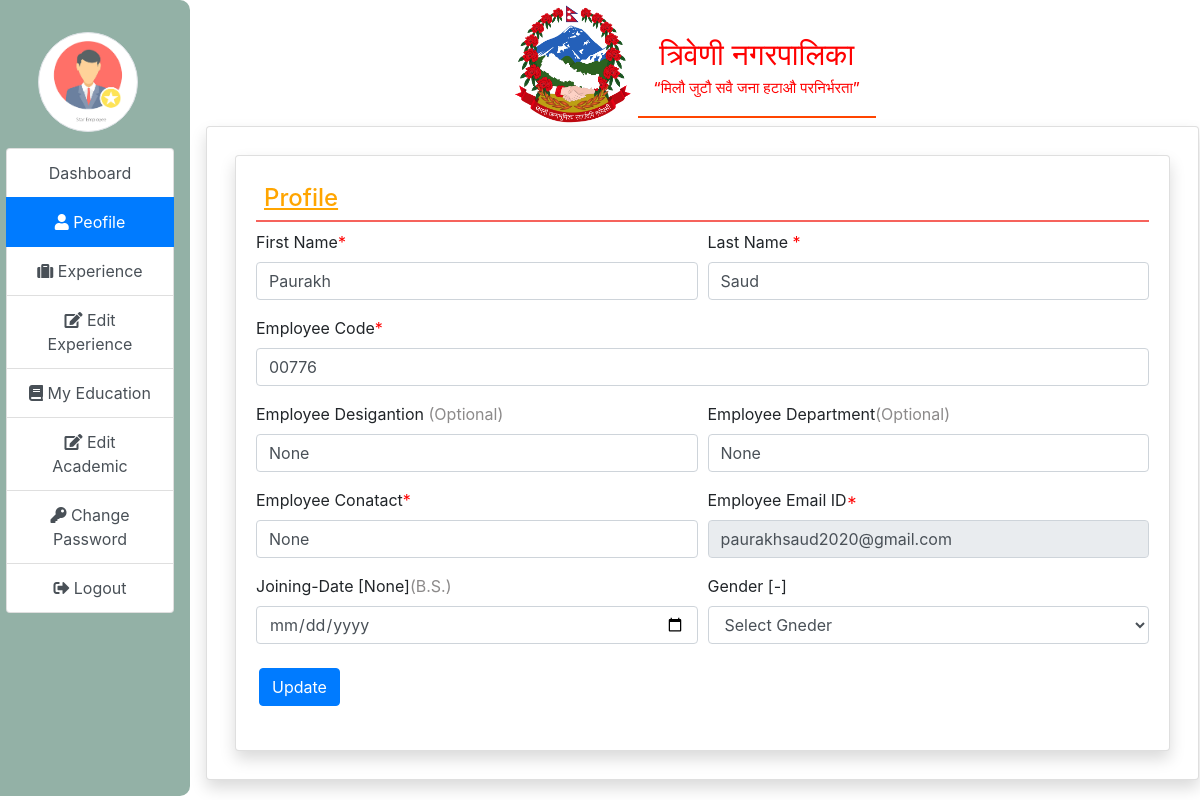
The page /emp_profile/ (signed in) on the database its author committed.
### employees/models.py (models this page shows, shortened)
class EmployeeInfo(models.Model):
     user = models.ForeignKey(User, on_delete=models.CASCADE)
     empCode = models.CharField(max_length=50)
     empDepart = models.CharField(max_length=100,null=True)
     empDesignation = models.CharField(max_length=100,null=True)
     empGender = models.CharField(max_length=10,null=True)
     empContactNo = models.CharField(max_length=10,null=True)
     empJoiningdate = models.DateField(null=True)

### employees/views.py (the view, shortened to what this page needs)
# urls.py: path('emp_profile/',emp_profile,name="emp_profile"),
def emp_profile(request):
    if not request.user.is_authenticated:
        return redirect('emp_login')
    showError=""
    user = request.user
    employee = EmployeeInfo.objects.get(user = user)
    return render(request,'emp_profile.html',locals())

### employees/templates/emp_profile.html (shortened to what this page needs)
{%extends 'empage_base.html'%}
{% block main %}
<div class="card shadow m-2">
    <div class="card-body">
        <h4 class="p-2" style="border-bottom: 2px solid #F6635C !important; text-decoration: underline; color:orange;">
            Profile</h4>
        <div class="continer-fluid">
            <form method="POST" name="profile">
                <div class="form-row">
                    <div class="col-sm-6">
                        <div class="form-group">
                            <label for="firstName">First Name<span style="color: red;">*</span></label>
                            <input type="text" name="firstname" class="form-control"
                                placeholder="Enter Employee First Name" pattern="[A-Za-z]+"
                                value="{{employee.user.first_name}}">
                        </div>
                    </div>
                    <div class="col-sm-6">
                        <div class="form-group">
                            <label for="lastName">Last Name <span style="color: red;">*</span></label>
                            <input type="text" name="lname" class="form-control" placeholder="Enter Employee First Name"
                                pattern="[A-Za-z]+" value="{{employee.user.last_name}}">
                        </div>
                    </div>
                    <div class="col-sm-12">
                        <div class="form-group">
                            <label for="code">Employee Code<span style="color: red;">*</span></label>
                            <input type="text" name="code" class="form-control" placeholder="Enter Employee Code"
                                pattern="[0-9]+" value="{{employee.empCode}}">
                        </div>
                    </div>
                    <div class="col-sm-6">
                        <div class="form-group">
                            <label for="email">Employee Desigantion <span
                                    style="color:#6a6868c5;">(Optional)</span></label>
                            <input type="text" name="emp_desig" class="form-control" placeholder="Desigantion"
                                pattern="[A-Za-z]+" value="{{employee.empDesignation}}">
                        </div>
                    </div>
                    <div class="col-sm-6">
                        <div class="form-group">
                            <label for="department">Employee Department<span
                                    style="color:#6a6868c5;">(Optional)</span></label>
                            <input type="text" name="emp_department" class="form-control" placeholder="Department"
                                pattern="[A-Za-z]+" value="{{employee.empDepart}}">
                        </div>
                    </div>
                    <div class="col-sm-6">
                        <div class="form-group">
                            <label for="contact"> Employee Conatact<span style="color: red;">*</span></label>
                            <input type="text" name="contact" id="phoneNumber" class="form-control" value="{{employee.empContactNo}}"
                                placeholder="Example : +9771234556780">
                        </div>
                    </div>
                    <div class="col-sm-6">
                        <div class="form-group">
                            <label for="email">Employee Email ID<span style="color: red;">*</span></label>
                            <input type="email" name="email" class="form-control" placeholder="Enter Employee's Email"
                                value="{{employee.user.username}}" readonly>
                        </div>
                    </div>
                    <div class="col-sm-6">
                        <div class="form-group">
                            <label for="password">Joining-Date [{{employee.empJoiningdate}}]<span
                                    style="color:#6a6868c5;">(B.S.)</span></label>
                            <input type="date" name="joinDate" id="joiningDate" class="form-control"
                                placeholder="Joining Date" >
                        </div>
                    </div>
                    <div class="col-sm-6">
                        <div class="form-group">
                            <label for="gend  er">Gender [{{employee.empGender}}]</label>
                            <select name="gender" id="forGender" class="form-control">
                                <option value="-">Select Gneder</option>
                            </select>
                        </div>
                    </div>
                    <br>
                    <input type="submit" id="validateButton" value="Update" class=" m-2 btn btn-primary">
            </form>
        </div>
    </div>
</div >
{% endblock %}

### rows shown on the page
EmployeeInfo: firstname "Paurakh", lname "Saud", code "00776", emp_desig "None", emp_department "None", contact "None", email "paurakhsaud2020@gmail.com", empJoiningdate "None", empGender "-"
